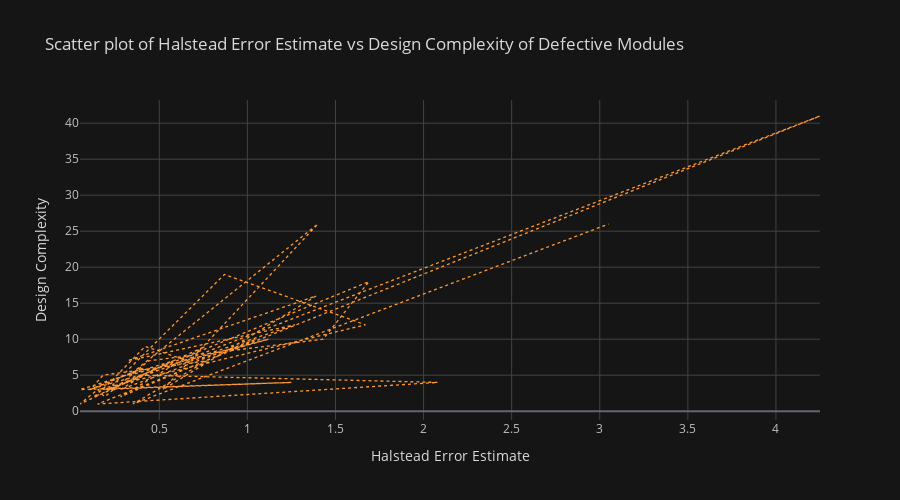

Notebook source saved alongside this figure:
### Markdown cell above
Now for the distribution between defective and non-defective groups:

### Code cell
defective_group.iplot(
    kind='scatter',
    x='HALSTEAD_ERROR_EST',
    y='DESIGN_COMPLEXITY',
    dimensions=(900, 500),
    theme="solar",
    xTitle='Halstead Error Estimate',
    yTitle='Design Complexity',
    title='Scatter plot of Halstead Error Estimate vs Design Complexity of Defective Modules',
    dash='dot',
)

### Figure 1 — Plotly figure (JSON) as saved in the notebook; plotly's stock layout.template omitted (floating-point values rounded to 4 significant figures)
{"data": [{"line": {"color": "rgba(255, 153, 51, 1.0)", "dash": "dot", "shape": "linear", "width": 1.3}, "mode": "lines", "name": "DESIGN_COMPLEXITY", "text": "", "type": "scatter", "x": [0.25, 0.2, 1.69, 1.43, 0.44, 0.19, 0.19, 0.15, 0.05, 0.58, 0.05, 1.25, 0.15, 1.67, 0.87, 0.21, 4.25, 0.15, 2.08, 0.41, 0.28, 1.05, 0.28, 0.76, 0.13, 0.22, 0.42, 0.66, 1.27, 0.32, 1.39, 0.52, 1.4, 0.33, 1.12, 0.1, 0.41, 0.11, 0.18, 0.77, 0.35, 3.05], "y": [3, 3, 18, 10, 7, 2, 2, 3, 1, 7, 3, 4, 3, 12, 19, 3, 41, 1, 4, 5, 3, 10, 2, 9, 2, 4, 9, 7, 12, 7, 16, 3, 26, 5, 10, 3, 6, 3, 5, 7, 1, 26]}], "layout": {"height": 500, "legend": {"bgcolor": "#151516", "font": {"color": "#D9D9D9"}}, "paper_bgcolor": "#151516", "plot_bgcolor": "#151516", "title": {"font": {"color": "#D9D9D9"}, "text": "Scatter plot of Halstead Error Estimate vs Design Complexity of Defective Modules"}, "width": 900, "xaxis": {"gridcolor": "#434343", "showgrid": true, "tickfont": {"color": "#C2C2C2"}, "title": {"font": {"color": "#D9D9D9"}, "text": "Halstead Error Estimate"}, "zerolinecolor": "#666570"}, "yaxis": {"gridcolor": "#434343", "showgrid": true, "tickfont": {"color": "#C2C2C2"}, "title": {"font": {"color": "#D9D9D9"}, "text": "Design Complexity"}, "zerolinecolor": "#666570"}}}
